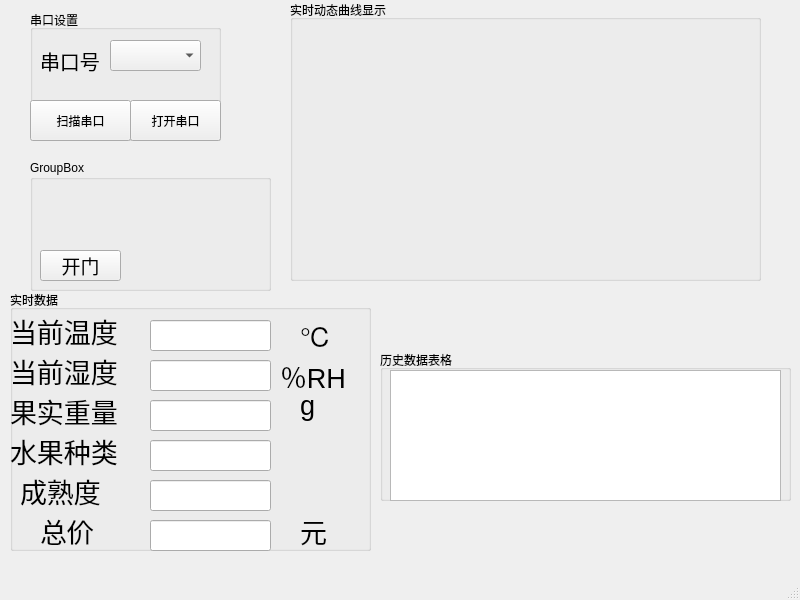
<?xml version="1.0" encoding="UTF-8"?>
<ui version="4.0">
 <class>MainWindow</class>
 <widget class="QMainWindow" name="MainWindow">
  <property name="geometry">
   <rect>
    <x>0</x>
    <y>0</y>
    <width>800</width>
    <height>600</height>
   </rect>
  </property>
  <property name="windowTitle">
   <string>MainWindow</string>
  </property>
  <widget class="QWidget" name="centralwidget">
   <widget class="QGroupBox" name="groupBox">
    <property name="geometry">
     <rect>
      <x>30</x>
      <y>10</y>
      <width>191</width>
      <height>131</height>
     </rect>
    </property>
    <property name="title">
     <string>串口设置</string>
    </property>
    <widget class="QPushButton" name="scanSerialBtn">
     <property name="geometry">
      <rect>
       <x>0</x>
       <y>90</y>
       <width>101</width>
       <height>41</height>
      </rect>
     </property>
     <property name="text">
      <string>扫描串口</string>
     </property>
    </widget>
    <widget class="QPushButton" name="openSerialBtn">
     <property name="geometry">
      <rect>
       <x>100</x>
       <y>90</y>
       <width>91</width>
       <height>41</height>
      </rect>
     </property>
     <property name="text">
      <string>打开串口</string>
     </property>
    </widget>
    <widget class="QComboBox" name="serialPortBox">
     <property name="geometry">
      <rect>
       <x>80</x>
       <y>30</y>
       <width>91</width>
       <height>31</height>
      </rect>
     </property>
    </widget>
    <widget class="QLabel" name="label">
     <property name="geometry">
      <rect>
       <x>10</x>
       <y>30</y>
       <width>61</width>
       <height>41</height>
      </rect>
     </property>
     <property name="font">
      <font>
       <pointsize>15</pointsize>
      </font>
     </property>
     <property name="text">
      <string>串口号：</string>
     </property>
    </widget>
   </widget>
   <widget class="QGroupBox" name="groupBox_2">
    <property name="geometry">
     <rect>
      <x>10</x>
      <y>290</y>
      <width>361</width>
      <height>261</height>
     </rect>
    </property>
    <property name="title">
     <string>实时数据</string>
    </property>
    <widget class="QLabel" name="label_Temp">
     <property name="geometry">
      <rect>
       <x>0</x>
       <y>20</y>
       <width>131</width>
       <height>41</height>
      </rect>
     </property>
     <property name="font">
      <font>
       <pointsize>20</pointsize>
      </font>
     </property>
     <property name="text">
      <string>当前温度</string>
     </property>
    </widget>
    <widget class="QLabel" name="label_Humi">
     <property name="geometry">
      <rect>
       <x>0</x>
       <y>60</y>
       <width>131</width>
       <height>41</height>
      </rect>
     </property>
     <property name="font">
      <font>
       <pointsize>20</pointsize>
      </font>
     </property>
     <property name="text">
      <string>当前湿度</string>
     </property>
    </widget>
    <widget class="QLineEdit" name="line_Temp">
     <property name="geometry">
      <rect>
       <x>140</x>
       <y>30</y>
       <width>121</width>
       <height>31</height>
      </rect>
     </property>
     <property name="font">
      <font>
       <pointsize>20</pointsize>
      </font>
     </property>
    </widget>
    <widget class="QLineEdit" name="line_Humi">
     <property name="geometry">
      <rect>
       <x>140</x>
       <y>70</y>
       <width>121</width>
       <height>31</height>
      </rect>
     </property>
     <property name="font">
      <font>
       <pointsize>20</pointsize>
      </font>
     </property>
    </widget>
    <widget class="QLineEdit" name="line_Weight">
     <property name="geometry">
      <rect>
       <x>140</x>
       <y>110</y>
       <width>121</width>
       <height>31</height>
      </rect>
     </property>
     <property name="font">
      <font>
       <pointsize>20</pointsize>
      </font>
     </property>
    </widget>
    <widget class="QLabel" name="label_2">
     <property name="geometry">
      <rect>
       <x>0</x>
       <y>100</y>
       <width>131</width>
       <height>41</height>
      </rect>
     </property>
     <property name="font">
      <font>
       <pointsize>20</pointsize>
      </font>
     </property>
     <property name="text">
      <string>果实重量</string>
     </property>
    </widget>
    <widget class="QLabel" name="label_3">
     <property name="geometry">
      <rect>
       <x>290</x>
       <y>30</y>
       <width>40</width>
       <height>31</height>
      </rect>
     </property>
     <property name="font">
      <font>
       <pointsize>20</pointsize>
      </font>
     </property>
     <property name="text">
      <string>℃</string>
     </property>
    </widget>
    <widget class="QLabel" name="label_4">
     <property name="geometry">
      <rect>
       <x>270</x>
       <y>70</y>
       <width>81</width>
       <height>31</height>
      </rect>
     </property>
     <property name="font">
      <font>
       <pointsize>20</pointsize>
      </font>
     </property>
     <property name="text">
      <string>％RH</string>
     </property>
    </widget>
    <widget class="QLabel" name="label_5">
     <property name="geometry">
      <rect>
       <x>290</x>
       <y>90</y>
       <width>51</width>
       <height>51</height>
      </rect>
     </property>
     <property name="font">
      <font>
       <pointsize>20</pointsize>
      </font>
     </property>
     <property name="text">
      <string>g</string>
     </property>
    </widget>
    <widget class="QLabel" name="label_fruit_type">
     <property name="geometry">
      <rect>
       <x>0</x>
       <y>140</y>
       <width>131</width>
       <height>41</height>
      </rect>
     </property>
     <property name="font">
      <font>
       <pointsize>20</pointsize>
      </font>
     </property>
     <property name="text">
      <string>水果种类</string>
     </property>
    </widget>
    <widget class="QLabel" name="label_ripeness">
     <property name="geometry">
      <rect>
       <x>10</x>
       <y>180</y>
       <width>111</width>
       <height>41</height>
      </rect>
     </property>
     <property name="font">
      <font>
       <pointsize>20</pointsize>
      </font>
     </property>
     <property name="text">
      <string>成熟度</string>
     </property>
    </widget>
    <widget class="QLabel" name="label_total_price">
     <property name="geometry">
      <rect>
       <x>30</x>
       <y>220</y>
       <width>71</width>
       <height>41</height>
      </rect>
     </property>
     <property name="font">
      <font>
       <pointsize>20</pointsize>
      </font>
     </property>
     <property name="text">
      <string>总价</string>
     </property>
    </widget>
    <widget class="QLineEdit" name="line_fruit_type">
     <property name="geometry">
      <rect>
       <x>140</x>
       <y>150</y>
       <width>121</width>
       <height>31</height>
      </rect>
     </property>
    </widget>
    <widget class="QLineEdit" name="line_ripeness">
     <property name="geometry">
      <rect>
       <x>140</x>
       <y>190</y>
       <width>121</width>
       <height>31</height>
      </rect>
     </property>
    </widget>
    <widget class="QLineEdit" name="line_total_price">
     <property name="geometry">
      <rect>
       <x>140</x>
       <y>230</y>
       <width>121</width>
       <height>31</height>
      </rect>
     </property>
    </widget>
    <widget class="QLabel" name="label_7">
     <property name="geometry">
      <rect>
       <x>290</x>
       <y>220</y>
       <width>41</width>
       <height>41</height>
      </rect>
     </property>
     <property name="font">
      <font>
       <pointsize>20</pointsize>
      </font>
     </property>
     <property name="text">
      <string>元</string>
     </property>
    </widget>
   </widget>
   <widget class="QGroupBox" name="groupBox_3">
    <property name="geometry">
     <rect>
      <x>290</x>
      <y>0</y>
      <width>471</width>
      <height>281</height>
     </rect>
    </property>
    <property name="title">
     <string>实时动态曲线显示</string>
    </property>
    <widget class="QCustomPlot" name="widget_plot" native="true">
     <property name="geometry">
      <rect>
       <x>0</x>
       <y>20</y>
       <width>461</width>
       <height>251</height>
      </rect>
     </property>
    </widget>
   </widget>
   <widget class="QGroupBox" name="groupBox_4">
    <property name="geometry">
     <rect>
      <x>380</x>
      <y>350</y>
      <width>411</width>
      <height>151</height>
     </rect>
    </property>
    <property name="title">
     <string>历史数据表格</string>
    </property>
    <widget class="QTableWidget" name="tableWidget">
     <property name="geometry">
      <rect>
       <x>10</x>
       <y>20</y>
       <width>391</width>
       <height>131</height>
      </rect>
     </property>
    </widget>
   </widget>
   <widget class="QGroupBox" name="groupBox_5">
    <property name="geometry">
     <rect>
      <x>30</x>
      <y>160</y>
      <width>241</width>
      <height>131</height>
     </rect>
    </property>
    <property name="title">
     <string>GroupBox</string>
    </property>
    <widget class="QPushButton" name="btn_open_door">
     <property name="geometry">
      <rect>
       <x>10</x>
       <y>90</y>
       <width>81</width>
       <height>31</height>
      </rect>
     </property>
     <property name="font">
      <font>
       <pointsize>14</pointsize>
      </font>
     </property>
     <property name="text">
      <string>开门</string>
     </property>
    </widget>
   </widget>
  </widget>
  <widget class="QMenuBar" name="menubar">
   <property name="geometry">
    <rect>
     <x>0</x>
     <y>0</y>
     <width>800</width>
     <height>24</height>
    </rect>
   </property>
  </widget>
  <widget class="QStatusBar" name="statusbar"/>
 </widget>
 <customwidgets>
  <customwidget>
   <class>QCustomPlot</class>
   <extends>QWidget</extends>
   <header>qcustomplot.h</header>
   <container>1</container>
  </customwidget>
 </customwidgets>
 <resources/>
 <connections/>
</ui>
